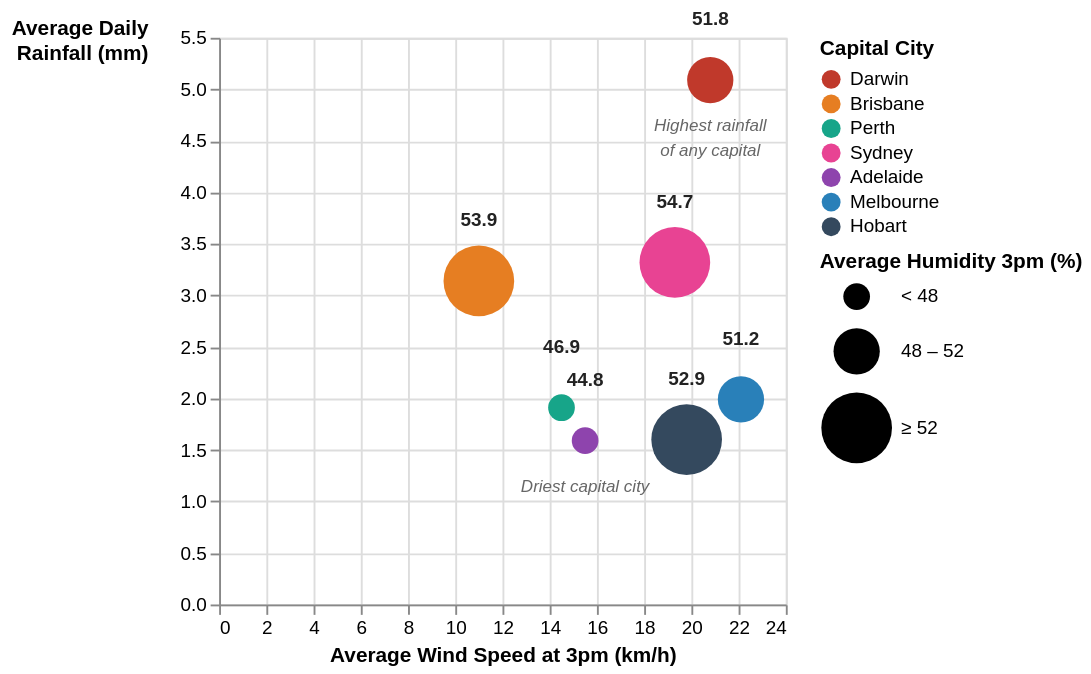

Express this chart as Vega-Lite.
### Vega-Lite specification from a JSON file in a GitHub repository (floating-point values rounded to 4 significant figures)
{"$schema": "https://vega.github.io/schema/vega-lite/v5.json", "width": "container", "height": "container", "data": {"values": [{"city": "Adelaide", "windSpeed": 15.5, "rainfall": 1.59, "humidity": 44.8}, {"city": "Brisbane", "windSpeed": 11.0, "rainfall": 3.14, "humidity": 53.9}, {"city": "Darwin", "windSpeed": 20.8, "rainfall": 5.09, "humidity": 51.8}, {"city": "Hobart", "windSpeed": 19.8, "rainfall": 1.6, "humidity": 52.9}, {"city": "Melbourne", "windSpeed": 22.1, "rainfall": 1.99, "humidity": 51.2}, {"city": "Perth", "windSpeed": 14.5, "rainfall": 1.91, "humidity": 46.9}, {"city": "Sydney", "windSpeed": 19.3, "rainfall": 3.32, "humidity": 54.7}]}, "encoding": {"x": {"field": "windSpeed", "type": "quantitative", "title": "Average Wind Speed at 3pm (km/h)"}, "y": {"field": "rainfall", "type": "quantitative", "title": ["Average Daily", "Rainfall (mm)"], "axis": {"titleAngle": 0, "titleAnchor": "end", "titleAlign": "right"}}}, "layer": [{"params": [{"name": "cityHighlight", "select": {"type": "point", "fields": ["city"], "on": "click"}, "bind": "legend"}], "mark": {"type": "circle"}, "encoding": {"size": {"field": "humidity", "type": "quantitative", "title": "Average Humidity 3pm (%)", "scale": {"type": "threshold", "domain": [48, 52], "range": [200, 600, 1400]}}, "color": {"field": "city", "type": "nominal", "title": "Capital City", "scale": {"domain": ["Darwin", "Brisbane", "Perth", "Sydney", "Adelaide", "Melbourne", "Hobart"], "range": ["#c0392b", "#e67e22", "#17a589", "#e84393", "#8e44ad", "#2980b9", "#34495e"]}}, "opacity": {"condition": {"param": "cityHighlight", "value": 1}, "value": 0.15}, "tooltip": [{"field": "city", "type": "nominal", "title": "Capital City"}, {"field": "windSpeed", "type": "quantitative", "title": "Average Wind Speed (km/h)"}, {"field": "rainfall", "type": "quantitative", "title": "Average Rainfall (mm)"}, {"field": "humidity", "type": "quantitative", "title": "Average Humidity 3pm (%)"}]}}, {"mark": {"type": "text", "dy": -32, "fontSize": 10, "fontWeight": "bold", "color": "#222"}, "encoding": {"text": {"field": "humidity", "type": "quantitative", "format": ".1f"}}}, {"data": {"values": [{"windSpeed": 20.8, "rainfall": 5.09}]}, "mark": {"type": "text", "dy": 24, "fontSize": 9, "fontStyle": "italic", "color": "#666", "lineHeight": 13}, "encoding": {"x": {"field": "windSpeed", "type": "quantitative"}, "y": {"field": "rainfall", "type": "quantitative"}, "text": {"value": ["Highest rainfall", "of any capital"]}}}, {"data": {"values": [{"windSpeed": 15.5, "rainfall": 1.59}]}, "mark": {"type": "text", "dy": 24, "fontSize": 9, "fontStyle": "italic", "color": "#666"}, "encoding": {"x": {"field": "windSpeed", "type": "quantitative"}, "y": {"field": "rainfall", "type": "quantitative"}, "text": {"value": "Driest capital city"}}}]}
